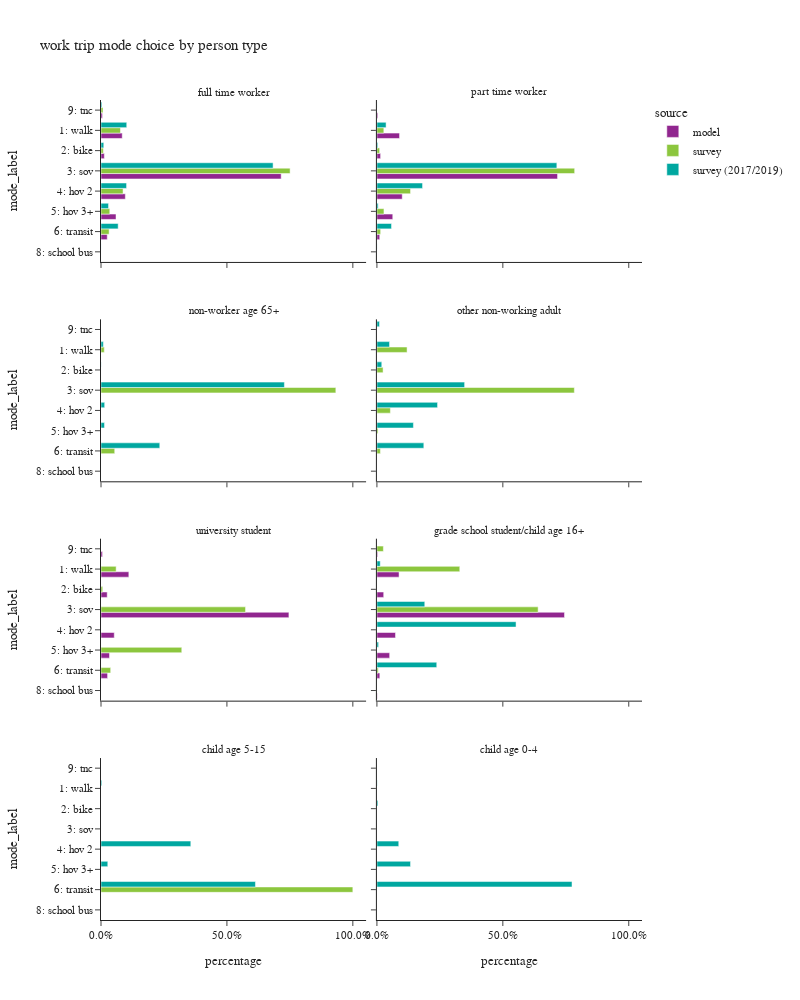

Here is the notebook cell this chart was saved with:
### Code cell
plot_mode_choice(wk_trip,"pptyp_label",
                 {"pptyp_label":["full time worker","part time worker","non-worker age 65+","other non-working adult",
                                 "university student","grade school student/child age 16+","child age 5-15","child age 0-4"],
                  "mode_label":["1: walk","2: bike","3: sov","4: hov 2","5: hov 3+","6: transit",
                                   "8: school bus","9: other–survey only"]},
                  "person type",2,1000)

### Figure 1 — Plotly figure (JSON) as saved in the notebook; plotly's stock layout.template omitted (floating-point values rounded to 4 significant figures)
{"data": [{"alignmentgroup": "True", "customdata": [[141919], [22402], [1204132], [162666], [100374], [41714], [9896]], "hovertemplate": "source=model<br>pptyp_label=full time worker<br>percentage=%{x}<br>mode_label=%{y}<br>sample count=%{customdata[0]}<extra></extra>", "legendgroup": "model", "marker": {"color": "#91268F", "pattern": {"shape": ""}}, "name": "model", "offsetgroup": "model", "orientation": "h", "showlegend": true, "textposition": "auto", "type": "bar", "x": [0.08432, 0.01331, 0.7154, 0.09665, 0.05964, 0.02478, 0.00588], "xaxis": "x7", "y": ["1: walk", "2: bike", "3: sov", "4: hov 2", "5: hov 3+", "6: transit", "9: tnc"], "yaxis": "y7"}, {"alignmentgroup": "True", "customdata": [[27493], [4476], [219401], [30765], [19256], [3411], [1095]], "hovertemplate": "source=model<br>pptyp_label=part time worker<br>percentage=%{x}<br>mode_label=%{y}<br>sample count=%{customdata[0]}<extra></extra>", "legendgroup": "model", "marker": {"color": "#91268F", "pattern": {"shape": ""}}, "name": "model", "offsetgroup": "model", "orientation": "h", "showlegend": false, "textposition": "auto", "type": "bar", "x": [0.08988, 0.01463, 0.7172, 0.1006, 0.06295, 0.01115, 0.00358], "xaxis": "x8", "y": ["1: walk", "2: bike", "3: sov", "4: hov 2", "5: hov 3+", "6: transit", "9: tnc"], "yaxis": "y8"}, {"alignmentgroup": "True", "customdata": [[2546], [568], [17186], [1213], [778], [602], [139]], "hovertemplate": "source=model<br>pptyp_label=university student<br>percentage=%{x}<br>mode_label=%{y}<br>sample count=%{customdata[0]}<extra></extra>", "legendgroup": "model", "marker": {"color": "#91268F", "pattern": {"shape": ""}}, "name": "model", "offsetgroup": "model", "orientation": "h", "showlegend": false, "textposition": "auto", "type": "bar", "x": [0.1105, 0.02466, 0.7462, 0.05267, 0.03378, 0.02614, 0.006035], "xaxis": "x3", "y": ["1: walk", "2: bike", "3: sov", "4: hov 2", "5: hov 3+", "6: transit", "9: tnc"], "yaxis": "y3"}, {"alignmentgroup": "True", "customdata": [[2066], [634], [17509], [1733], [1190], [273], [30], [70]], "hovertemplate": "source=model<br>pptyp_label=grade school student/child age 16+<br>percentage=%{x}<br>mode_label=%{y}<br>sample count=%{customdata[0]}<extra></extra>", "legendgroup": "model", "marker": {"color": "#91268F", "pattern": {"shape": ""}}, "name": "model", "offsetgroup": "model", "orientation": "h", "showlegend": false, "textposition": "auto", "type": "bar", "x": [0.0879, 0.02697, 0.7449, 0.07373, 0.05063, 0.01161, 0.001276, 0.002978], "xaxis": "x4", "y": ["1: walk", "2: bike", "3: sov", "4: hov 2", "5: hov 3+", "6: transit", "8: school bus", "9: tnc"], "yaxis": "y4"}, {"alignmentgroup": "True", "customdata": [[290], [103], [1326], [103], [48], [208], [11]], "hovertemplate": "source=survey<br>pptyp_label=full time worker<br>percentage=%{x}<br>mode_label=%{y}<br>sample count=%{customdata[0]}<extra></extra>", "legendgroup": "survey", "marker": {"color": "#8CC63E", "pattern": {"shape": ""}}, "name": "survey", "offsetgroup": "survey", "orientation": "h", "showlegend": true, "textposition": "auto", "type": "bar", "x": [0.0773, 0.00923, 0.7509, 0.08757, 0.03482, 0.03225, 0.00792], "xaxis": "x7", "y": ["1: walk", "2: bike", "3: sov", "4: hov 2", "5: hov 3+", "6: transit", "9: tnc"], "yaxis": "y7"}, {"alignmentgroup": "True", "customdata": [[35], [17], [231], [31], [7], [23], [2]], "hovertemplate": "source=survey<br>pptyp_label=part time worker<br>percentage=%{x}<br>mode_label=%{y}<br>sample count=%{customdata[0]}<extra></extra>", "legendgroup": "survey", "marker": {"color": "#8CC63E", "pattern": {"shape": ""}}, "name": "survey", "offsetgroup": "survey", "orientation": "h", "showlegend": false, "textposition": "auto", "type": "bar", "x": [0.02748, 0.01081, 0.7852, 0.1335, 0.02799, 0.01483, 0.0001284], "xaxis": "x8", "y": ["1: walk", "2: bike", "3: sov", "4: hov 2", "5: hov 3+", "6: transit", "9: tnc"], "yaxis": "y8"}, {"alignmentgroup": "True", "customdata": [[1], [5], [1]], "hovertemplate": "source=survey<br>pptyp_label=non-worker age 65+<br>percentage=%{x}<br>mode_label=%{y}<br>sample count=%{customdata[0]}<extra></extra>", "legendgroup": "survey", "marker": {"color": "#8CC63E", "pattern": {"shape": ""}}, "name": "survey", "offsetgroup": "survey", "orientation": "h", "showlegend": false, "textposition": "auto", "type": "bar", "x": [0.01301, 0.9325, 0.05447], "xaxis": "x5", "y": ["1: walk", "3: sov", "6: transit"], "yaxis": "y5"}, {"alignmentgroup": "True", "customdata": [[2], [1], [10], [2], [2], [4]], "hovertemplate": "source=survey<br>pptyp_label=other non-working adult<br>percentage=%{x}<br>mode_label=%{y}<br>sample count=%{customdata[0]}<extra></extra>", "legendgroup": "survey", "marker": {"color": "#8CC63E", "pattern": {"shape": ""}}, "name": "survey", "offsetgroup": "survey", "orientation": "h", "showlegend": false, "textposition": "auto", "type": "bar", "x": [0.1198, 0.02448, 0.784, 0.05348, 0.004463, 0.01382], "xaxis": "x6", "y": ["1: walk", "2: bike", "3: sov", "4: hov 2", "5: hov 3+", "6: transit"], "yaxis": "y6"}, {"alignmentgroup": "True", "customdata": [[19], [2], [17], [3], [10]], "hovertemplate": "source=survey<br>pptyp_label=university student<br>percentage=%{x}<br>mode_label=%{y}<br>sample count=%{customdata[0]}<extra></extra>", "legendgroup": "survey", "marker": {"color": "#8CC63E", "pattern": {"shape": ""}}, "name": "survey", "offsetgroup": "survey", "orientation": "h", "showlegend": false, "textposition": "auto", "type": "bar", "x": [0.06014, 0.0068, 0.5739, 0.3207, 0.03846], "xaxis": "x3", "y": ["1: walk", "2: bike", "3: sov", "5: hov 3+", "6: transit"], "yaxis": "y3"}, {"alignmentgroup": "True", "customdata": [[2], [8], [1], [1]], "hovertemplate": "source=survey<br>pptyp_label=grade school student/child age 16+<br>percentage=%{x}<br>mode_label=%{y}<br>sample count=%{customdata[0]}<extra></extra>", "legendgroup": "survey", "marker": {"color": "#8CC63E", "pattern": {"shape": ""}}, "name": "survey", "offsetgroup": "survey", "orientation": "h", "showlegend": false, "textposition": "auto", "type": "bar", "x": [0.329, 0.6401, 0.005255, 0.02561], "xaxis": "x4", "y": ["1: walk", "3: sov", "6: transit", "9: tnc"], "yaxis": "y4"}, {"alignmentgroup": "True", "customdata": [[1]], "hovertemplate": "source=survey<br>pptyp_label=child age 5-15<br>percentage=%{x}<br>mode_label=%{y}<br>sample count=%{customdata[0]}<extra></extra>", "legendgroup": "survey", "marker": {"color": "#8CC63E", "pattern": {"shape": ""}}, "name": "survey", "offsetgroup": "survey", "orientation": "h", "showlegend": false, "textposition": "auto", "type": "bar", "x": [1], "xaxis": "x", "y": ["6: transit"], "yaxis": "y"}, {"alignmentgroup": "True", "customdata": [[1298], [195], [2938], [481], [134], [1299], [4], [75]], "hovertemplate": "source=survey (2017/2019)<br>pptyp_label=full time worker<br>percentage=%{x}<br>mode_label=%{y}<br>sample count=%{customdata[0]}<extra></extra>", "legendgroup": "survey (2017/2019)", "marker": {"color": "#00A7A0", "pattern": {"shape": ""}}, "name": "survey (2017/2019)", "offsetgroup": "survey (2017/2019)", "orientation": "h", "showlegend": true, "textposition": "auto", "type": "bar", "x": [0.1022, 0.01104, 0.6833, 0.1015, 0.02994, 0.06816, 0.0001825, 0.003615], "xaxis": "x7", "y": ["1: walk", "2: bike", "3: sov", "4: hov 2", "5: hov 3+", "6: transit", "8: school bus", "9: tnc"], "yaxis": "y7"}, {"alignmentgroup": "True", "customdata": [[145], [36], [477], [87], [35], [137], [8], [13]], "hovertemplate": "source=survey (2017/2019)<br>pptyp_label=part time worker<br>percentage=%{x}<br>mode_label=%{y}<br>sample count=%{customdata[0]}<extra></extra>", "legendgroup": "survey (2017/2019)", "marker": {"color": "#00A7A0", "pattern": {"shape": ""}}, "name": "survey (2017/2019)", "offsetgroup": "survey (2017/2019)", "orientation": "h", "showlegend": false, "textposition": "auto", "type": "bar", "x": [0.03647, 0.003566, 0.7145, 0.1812, 0.004982, 0.05801, 0.0006568, 0.0005867], "xaxis": "x8", "y": ["1: walk", "2: bike", "3: sov", "4: hov 2", "5: hov 3+", "6: transit", "8: school bus", "9: tnc"], "yaxis": "y8"}, {"alignmentgroup": "True", "customdata": [[9], [1], [31], [1], [1], [7]], "hovertemplate": "source=survey (2017/2019)<br>pptyp_label=non-worker age 65+<br>percentage=%{x}<br>mode_label=%{y}<br>sample count=%{customdata[0]}<extra></extra>", "legendgroup": "survey (2017/2019)", "marker": {"color": "#00A7A0", "pattern": {"shape": ""}}, "name": "survey (2017/2019)", "offsetgroup": "survey (2017/2019)", "orientation": "h", "showlegend": false, "textposition": "auto", "type": "bar", "x": [0.00932, 0.0004637, 0.7283, 0.01463, 0.01395, 0.2334], "xaxis": "x5", "y": ["1: walk", "2: bike", "3: sov", "4: hov 2", "5: hov 3+", "6: transit"], "yaxis": "y5"}, {"alignmentgroup": "True", "customdata": [[16], [6], [54], [18], [6], [25], [3]], "hovertemplate": "source=survey (2017/2019)<br>pptyp_label=other non-working adult<br>percentage=%{x}<br>mode_label=%{y}<br>sample count=%{customdata[0]}<extra></extra>", "legendgroup": "survey (2017/2019)", "marker": {"color": "#00A7A0", "pattern": {"shape": ""}}, "name": "survey (2017/2019)", "offsetgroup": "survey (2017/2019)", "orientation": "h", "showlegend": false, "textposition": "auto", "type": "bar", "x": [0.05008, 0.0193, 0.3483, 0.2408, 0.145, 0.1863, 0.01028], "xaxis": "x6", "y": ["1: walk", "2: bike", "3: sov", "4: hov 2", "5: hov 3+", "6: transit", "9: tnc"], "yaxis": "y6"}, {"alignmentgroup": "True", "customdata": [[3], [3], [3], [1], [2]], "hovertemplate": "source=survey (2017/2019)<br>pptyp_label=grade school student/child age 16+<br>percentage=%{x}<br>mode_label=%{y}<br>sample count=%{customdata[0]}<extra></extra>", "legendgroup": "survey (2017/2019)", "marker": {"color": "#00A7A0", "pattern": {"shape": ""}}, "name": "survey (2017/2019)", "offsetgroup": "survey (2017/2019)", "orientation": "h", "showlegend": false, "textposition": "auto", "type": "bar", "x": [0.01319, 0.1901, 0.5525, 0.006616, 0.2376], "xaxis": "x4", "y": ["1: walk", "3: sov", "4: hov 2", "5: hov 3+", "6: transit"], "yaxis": "y4"}, {"alignmentgroup": "True", "customdata": [[3], [3], [4], [3]], "hovertemplate": "source=survey (2017/2019)<br>pptyp_label=child age 5-15<br>percentage=%{x}<br>mode_label=%{y}<br>sample count=%{customdata[0]}<extra></extra>", "legendgroup": "survey (2017/2019)", "marker": {"color": "#00A7A0", "pattern": {"shape": ""}}, "name": "survey (2017/2019)", "offsetgroup": "survey (2017/2019)", "orientation": "h", "showlegend": false, "textposition": "auto", "type": "bar", "x": [0.003228, 0.3566, 0.02694, 0.6133], "xaxis": "x", "y": ["1: walk", "4: hov 2", "5: hov 3+", "6: transit"], "yaxis": "y"}, {"alignmentgroup": "True", "customdata": [[1], [1], [2], [10], [1]], "hovertemplate": "source=survey (2017/2019)<br>pptyp_label=child age 0-4<br>percentage=%{x}<br>mode_label=%{y}<br>sample count=%{customdata[0]}<extra></extra>", "legendgroup": "survey (2017/2019)", "marker": {"color": "#00A7A0", "pattern": {"shape": ""}}, "name": "survey (2017/2019)", "offsetgroup": "survey (2017/2019)", "orientation": "h", "showlegend": false, "textposition": "auto", "type": "bar", "x": [0.001026, 0.004058, 0.08671, 0.1335, 0.7747], "xaxis": "x2", "y": ["1: walk", "2: bike", "4: hov 2", "5: hov 3+", "6: transit"], "yaxis": "y2"}], "layout": {"annotations": [{"font": {}, "showarrow": false, "text": "child age 5-15", "x": 0.245, "xanchor": "center", "xref": "paper", "y": 0.1975, "yanchor": "bottom", "yref": "paper"}, {"font": {}, "showarrow": false, "text": "child age 0-4", "x": 0.755, "xanchor": "center", "xref": "paper", "y": 0.1975, "yanchor": "bottom", "yref": "paper"}, {"font": {}, "showarrow": false, "text": "university student", "x": 0.245, "xanchor": "center", "xref": "paper", "y": 0.465, "yanchor": "bottom", "yref": "paper"}, {"font": {}, "showarrow": false, "text": "grade school student/child age 16+", "x": 0.755, "xanchor": "center", "xref": "paper", "y": 0.465, "yanchor": "bottom", "yref": "paper"}, {"font": {}, "showarrow": false, "text": "non-worker age 65+", "x": 0.245, "xanchor": "center", "xref": "paper", "y": 0.7325, "yanchor": "bottom", "yref": "paper"}, {"font": {}, "showarrow": false, "text": "other non-working adult", "x": 0.755, "xanchor": "center", "xref": "paper", "y": 0.7325, "yanchor": "bottom", "yref": "paper"}, {"font": {}, "showarrow": false, "text": "full time worker", "x": 0.245, "xanchor": "center", "xref": "paper", "y": 1, "yanchor": "bottom", "yref": "paper"}, {"font": {}, "showarrow": false, "text": "part time worker", "x": 0.755, "xanchor": "center", "xref": "paper", "y": 1, "yanchor": "bottom", "yref": "paper"}], "barmode": "group", "height": 1000, "legend": {"title": {"text": "source"}, "tracegroupgap": 0}, "title": {"text": "work trip mode choice by person type"}, "width": 800, "xaxis": {"anchor": "y", "domain": [0, 0.49], "tickformat": ".1%", "title": {"text": "percentage"}}, "xaxis2": {"anchor": "y2", "domain": [0.51, 1], "matches": "x", "tickformat": ".1%", "title": {"text": "percentage"}}, "xaxis3": {"anchor": "y3", "domain": [0, 0.49], "matches": "x", "showticklabels": false, "tickformat": ".1%"}, "xaxis4": {"anchor": "y4", "domain": [0.51, 1], "matches": "x", "showticklabels": false, "tickformat": ".1%"}, "xaxis5": {"anchor": "y5", "domain": [0, 0.49], "matches": "x", "showticklabels": false, "tickformat": ".1%"}, "xaxis6": {"anchor": "y6", "domain": [0.51, 1], "matches": "x", "showticklabels": false, "tickformat": ".1%"}, "xaxis7": {"anchor": "y7", "domain": [0, 0.49], "matches": "x", "showticklabels": false, "tickformat": ".1%"}, "xaxis8": {"anchor": "y8", "domain": [0.51, 1], "matches": "x", "showticklabels": false, "tickformat": ".1%"}, "yaxis": {"anchor": "x", "categoryarray": ["9: other–survey only", "8: school bus", "6: transit", "5: hov 3+", "4: hov 2", "3: sov", "2: bike", "1: walk"], "categoryorder": "array", "domain": [0, 0.1975], "title": {"text": "mode_label"}}, "yaxis2": {"anchor": "x2", "domain": [0, 0.1975], "matches": "y", "showticklabels": false}, "yaxis3": {"anchor": "x3", "categoryarray": ["9: other–survey only", "8: school bus", "6: transit", "5: hov 3+", "4: hov 2", "3: sov", "2: bike", "1: walk"], "categoryorder": "array", "domain": [0.2675, 0.465], "matches": "y", "title": {"text": "mode_label"}}, "yaxis4": {"anchor": "x4", "domain": [0.2675, 0.465], "matches": "y", "showticklabels": false}, "yaxis5": {"anchor": "x5", "categoryarray": ["9: other–survey only", "8: school bus", "6: transit", "5: hov 3+", "4: hov 2", "3: sov", "2: bike", "1: walk"], "categoryorder": "array", "domain": [0.535, 0.7325], "matches": "y", "title": {"text": "mode_label"}}, "yaxis6": {"anchor": "x6", "domain": [0.535, 0.7325], "matches": "y", "showticklabels": false}, "yaxis7": {"anchor": "x7", "categoryarray": ["9: other–survey only", "8: school bus", "6: transit", "5: hov 3+", "4: hov 2", "3: sov", "2: bike", "1: walk"], "categoryorder": "array", "domain": [0.8025, 1], "matches": "y", "title": {"text": "mode_label"}}, "yaxis8": {"anchor": "x8", "domain": [0.8025, 1], "matches": "y", "showticklabels": false}}}
